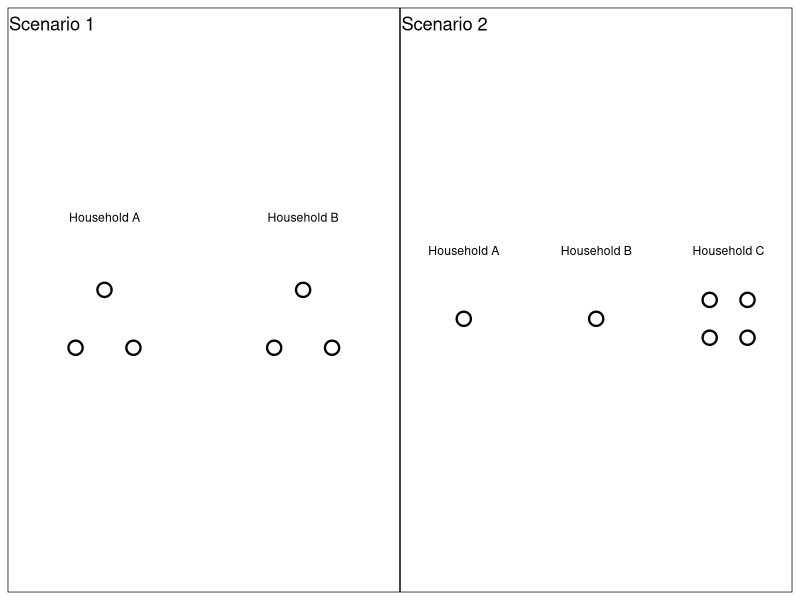

This figure's R source:
## ---- chunk 1
library(ggplot2)
library(patchwork)
## ---- chunk 2
# Data for Scenario 1
hh_data1 <- data.frame(
  hh_id = rep(c("Household A", "Household B"), times = c(3, 3)),
  x = c(1, 2, 1.5, 1, 2, 1.5),
  y = c(1, 1, 2, 1, 1, 2)
)

# Data for Scenario 2
hh_data2 <- data.frame(
  hh_id = rep(c("Household A", "Household B", "Household C"), times = c(1, 1, 4)),
  x = c(1.5, 1.5, 1, 1, 2, 2),
  y = c(1.5, 1.5, 1, 2, 1, 2)
)

# Plot for Scenario 1
plot1 <- ggplot(hh_data1, aes(x = x, y = y)) +
  geom_point(shape = 21, size = 4, color = "black", stroke = 1.2) +
  theme_void() +
  theme(
    plot.margin = margin(1, 1, 1, 1),
    plot.background = element_rect(color = "black", fill = NA, linewidth = 0.5)
  ) +
  facet_wrap(~hh_id, nrow = 1) +
  coord_fixed(ratio = 1) +
  xlim(0, 3) +
  ylim(0, 3) +
  ggtitle("Scenario 1")

# Plot for Scenario 2
plot2 <- ggplot(hh_data2, aes(x = x, y = y)) +
  geom_point(shape = 21, size = 4, color = "black", stroke = 1.2) +
  theme_void() +
  theme(
    plot.margin = margin(1, 1, 1, 1),
    plot.background = element_rect(color = "black", fill = NA, linewidth = 0.5)
  ) +
  facet_wrap(~hh_id, nrow = 1) +
  coord_fixed(ratio = 1) +
  xlim(0, 3) +
  ylim(0, 3) +
  ggtitle("Scenario 2")
## ---- chunk 3
# Combine plots using patchwork
combined_plot <- plot1 + plot2 +
  plot_layout(widths = c(1, 1))

# Display the plot
print(combined_plot)
